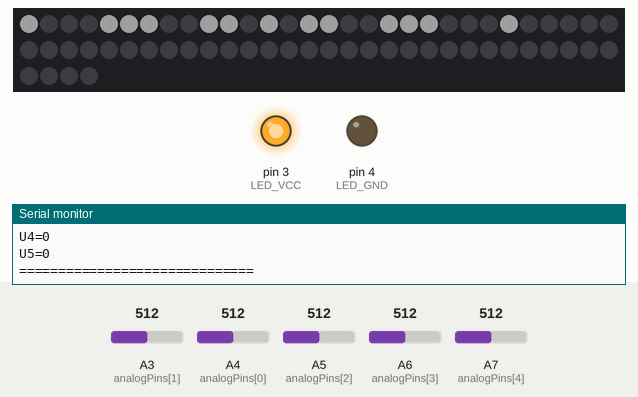
This sketch was run on a simulated Arduino Nano, built with avr-gcc and run on an emulated ATmega328P. Parts: 64 RGB LEDs in strip order, left to right, continuing on the next row, output pins drawn as LEDs (lit = HIGH), the last lines printed to the serial monitor. Inputs (shaded band) come from the test bench; at power-on: A3 (analogPins[1]) = 512, A6 (analogPins[3]) = 512, A4 (analogPins[0]) = 512, A7 (analogPins[4]) = 512, A5 (analogPins[2]) = 512. Dim RGB values are drawn brighter than linear; colours are those a GRB WS2812 strip shows for the declared byte order; EEPROM starts erased.

Above: at 1.3 s.
1.4 s: A3 (analogPins[1]) set to 716
At 2.1 s:
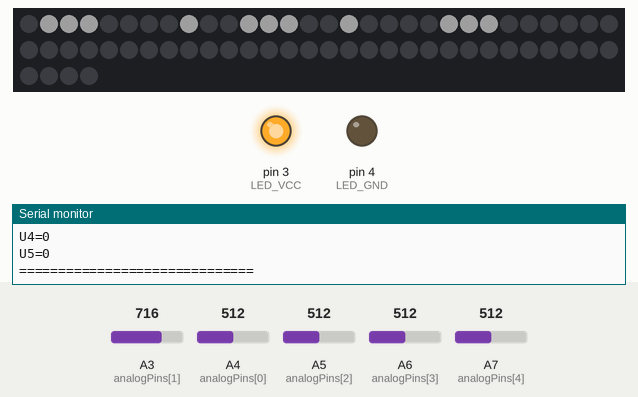
3.2 s: A6 (analogPins[3]) set to 716
4.8 s: A4 (analogPins[0]) set to 716
6.5 s: A7 (analogPins[4]) set to 716
Timing chart, 0 to 9.1 s (numbered marks = the images above; inputs shaded):
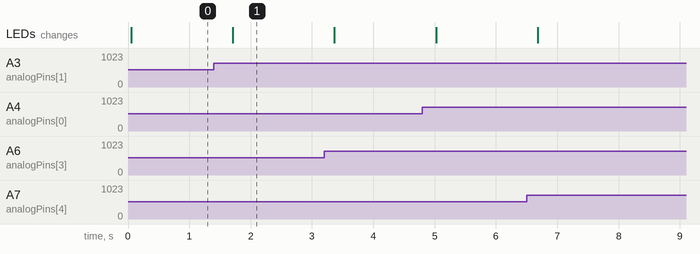

Measured:
- after the input at 1.4 s, the LEDs: change after 0.31 s (image 1)

The sketch:

gear_indicator.ino
```cpp
#include <EEPROM.h>
#include <FastLED.h>

#define NUM_LEDS 64
#define BRIGHTNESS 30
#define R 150
#define G 150
#define B 150
#define LED_VCC 3
#define LED_GND 4
#define LED_PIN 5

CRGB leds[NUM_LEDS];


int led_style = 25;                         // 25 or 64 bits
int current_gear = 0;                       //current gear
int randomcolor = 0;                        //random color
int gear_mode = 6;                          // 5 speeds or 6 speeds
int analogPins[] = { A4, A3, A5, A6, A7 };  //U1,U2,U3,U4,U5
int dtime = 500;
int eeprom_r;
int eeprom_g;
int eeprom_b;

void setup() {
  Serial.begin(9600);  // open the serial port at 9600 bps:

  // read the data from eeprom
  eeprom_r = EEPROM.read(0);
  eeprom_g = EEPROM.read(1);
  eeprom_b = EEPROM.read(2);

  if (eeprom_r == 255 && randomcolor == 1) {
    EEPROM.update(0, 0);    //r
    EEPROM.update(1, 255);  //g
    EEPROM.update(2, 0);    //b
  } else if (eeprom_g == 255 && randomcolor == 1) {
    EEPROM.update(0, 0);    //r
    EEPROM.update(1, 0);    //g
    EEPROM.update(2, 255);  //b
  } else if (randomcolor == 1) {
    EEPROM.update(0, 255);  //r
    EEPROM.update(1, 0);    //g
    EEPROM.update(2, 0);    //b
  }

  if (randomcolor == 1) {
    // read the color data from eeprom
    eeprom_r = EEPROM.read(0);
    eeprom_g = EEPROM.read(1);
    eeprom_b = EEPROM.read(2);

  } else {
    // fixed color data
    EEPROM.update(0, 0);    //r
    EEPROM.update(1, 255);  //g
    EEPROM.update(2, 0);    //b
  }

  pinMode(LED_VCC, OUTPUT);
  pinMode(LED_GND, OUTPUT);

  digitalWrite(LED_VCC, HIGH);
  digitalWrite(LED_GND, LOW);

  FastLED.addLeds<WS2812, LED_PIN, RGB>(leds, NUM_LEDS);
  FastLED.setBrightness(BRIGHTNESS);
}

void loop() {
  // calculate the current gear
  // hall sensors are arranged like this
  //
  //  A7(U5) A4(U1)       A6(U4)
  //    R     1     3     5
  //    │     │     │     │
  //    ┼─────├─────┼─────┼
  //          │     │     │
  //          2     4     6
  //         A3(U2)       A5(U3)
  int hall_1_value = analogRead(analogPins[0]);  // read the analog value on pin A4, value will be between 0 - 1023
  int hall_2_value = analogRead(analogPins[1]);  // read the analog value on pin A1, value will be between 0 - 1023
  int hall_3_value = analogRead(analogPins[2]);  // read the analog value on pin A2, value will be between 0 - 1023
  int hall_4_value = analogRead(analogPins[3]);  // read the analog value on pin A3, value will be between 0 - 1023
  int hall_5_value = analogRead(analogPins[4]);  // read the analog value on pin A3, value will be between 0 - 1023

  int percentage_value_1 = round(abs(hall_1_value - 512) / 5.12);  // convert hall value to range 0-100%
  int percentage_value_2 = round(abs(hall_2_value - 512) / 5.12);  // convert hall value to range 0-100%
  int percentage_value_3 = round(abs(hall_3_value - 512) / 5.12);  // convert hall value to range 0-100%
  int percentage_value_4 = round(abs(hall_4_value - 512) / 5.12);  // convert hall value to range 0-100%
  int percentage_value_5 = round(abs(hall_5_value - 512) / 5.12);  // convert hall value to range 0-100%

  if (percentage_value_1 > 22 && percentage_value_5 > 8) {  // 1 gear
    current_gear = 1;
  } else if (percentage_value_1 > 20 && percentage_value_4 > 5) {  // 3 gear
    current_gear = 3;
  } else if (percentage_value_4 > 10) {  // 5 gear
    current_gear = 5;
  } else if (percentage_value_2 > 5 && percentage_value_3 < 5) {  // 2 gear
    current_gear = 2;
  } else if (percentage_value_2 > 4 && percentage_value_2 < 10 && percentage_value_3 > 4 && percentage_value_3 < 8) {  // 4 gear
    current_gear = 4;
  } else if (percentage_value_1 > 10 && percentage_value_5 > 10) {  // R gear
    current_gear = 7;
  } else if (percentage_value_2 < 8 && percentage_value_3 > 5) {  // 6 gear
    if (gear_mode == 6) {
      current_gear = 6;
    } else {
      current_gear = 7;
    }
  } else {  // n gear
    current_gear = 0;
  }

  Serial.println("==============================");
  Serial.print("Current Gear=");
  Serial.println(current_gear);
  Serial.print("U1=");
  Serial.println(percentage_value_1);
  Serial.print("U2=");
  Serial.println(percentage_value_2);
  Serial.print("U3=");
  Serial.println(percentage_value_3);
  Serial.print("U4=");
  Serial.println(percentage_value_4);
  Serial.print("U5=");
  Serial.println(percentage_value_5);
  Serial.println("==============================");

  boolean debug = 0;
  if (debug) {
    delay(1000);
  }

  int* gear = nullptr;
  int size = 0;

  switch (current_gear) {
    case 0:
      if (led_style == 25) {
        static int gear25[] = { 0, 4, 5, 6, 9, 10, 12, 14, 15, 18, 19, 20, 24 };  // 5 x 5
        gear = gear25;
        size = sizeof(gear25) / sizeof(gear25[0]);
      } else {
        static int gear64[] = { 1, 6, 9, 10, 14, 17, 19, 22, 25, 27, 30, 33, 36, 38, 41, 44, 46, 49, 53, 54, 57, 62 };  // 8 x 8
        gear = gear64;
        size = sizeof(gear64) / sizeof(gear64[0]);
      }
      break;

    case 1:
      if (led_style == 25) {
        static int gear25[] = { 1, 2, 3, 7, 12, 17, 18, 22 };  // 5 x 5
        gear = gear25;
        size = sizeof(gear25) / sizeof(gear25[0]);
      } else {
        static int gear64[] = { 2, 3, 4, 11, 19, 27, 35, 43, 51, 52, 59 };  // 8 x 8
        gear = gear64;
        size = sizeof(gear64) / sizeof(gear64[0]);
      }
      break;

    case 2:
      if (led_style == 25) {
        static int gear25[] = { 1, 2, 3, 8, 11, 12, 13, 16, 21, 22, 23 };  // 5 x 5
        gear = gear25;
        size = sizeof(gear25) / sizeof(gear25[0]);
      } else {
        static int gear64[] = { 1, 2, 3, 4, 5, 6, 14, 21, 26, 27, 28, 33, 41, 49, 54, 58, 59, 60, 61 };  // 8 x 8
        gear = gear64;
        size = sizeof(gear64) / sizeof(gear64[0]);
      }
      break;

    case 3:
      if (led_style == 25) {
        static int gear25[] = { 1, 2, 3, 6, 11, 12, 13, 16, 21, 22, 23 };  // 5 x 5
        gear = gear25;
        size = sizeof(gear25) / sizeof(gear25[0]);
      } else {
        static int gear64[] = { 2, 3, 4, 5, 9, 14, 17, 25, 34, 35, 36, 41, 49, 54, 58, 59, 60, 61 };  // 8 x 8
        gear = gear64;
        size = sizeof(gear64) / sizeof(gear64[0]);
      }
      break;

    case 4:
      if (led_style == 25) {
        static int gear25[] = { 3, 6, 11, 12, 13, 16, 18, 21, 23 };  // 5 x 5
        gear = gear25;
        size = sizeof(gear25) / sizeof(gear25[0]);
      } else {
        static int gear64[] = { 2, 10, 17, 18, 19, 20, 21, 22, 26, 30, 34, 37, 42, 44, 50, 51, 58 };  // 8 x 8
        gear = gear64;
        size = sizeof(gear64) / sizeof(gear64[0]);
      }
      break;

    case 5:
      if (led_style == 25) {
        static int gear25[] = { 1, 2, 3, 6, 11, 12, 13, 18, 21, 22, 23 };  // 5 x 5
        gear = gear25;
        size = sizeof(gear25) / sizeof(gear25[0]);
      } else {
        static int gear64[] = { 2, 3, 4, 5, 9, 14, 17, 25, 34, 35, 36, 37, 38, 46, 54, 57, 58, 59, 60, 61, 62 };  // 8 x 8
        gear = gear64;
        size = sizeof(gear64) / sizeof(gear64[0]);
      }
      break;

    case 6:
      if (led_style == 25) {
        static int gear25[] = { 1, 2, 3, 6, 8, 11, 12, 13, 18, 21 };  // 5 x 5
        gear = gear25;
        size = sizeof(gear25) / sizeof(gear25[0]);
      } else {
        static int gear64[] = { 2, 3, 4, 5, 9, 14, 17, 22, 25, 30, 34, 35, 36, 37, 38, 46, 49, 54, 58, 59, 60, 61 };  // 8 x 8
        gear = gear64;
        size = sizeof(gear64) / sizeof(gear64[0]);
      }
      break;

    case 7:
      if (led_style == 25) {
        static int gear25[] = { 0, 4, 6, 9, 10, 11, 12, 13, 15, 19, 20, 21, 22, 23 };  // 5 x 5
        gear = gear25;
        size = sizeof(gear25) / sizeof(gear25[0]);
      } else {
        static int gear64[] = { 1, 6, 10, 14, 19, 22, 28, 30, 34, 35, 36, 37, 38, 41, 46, 49, 54, 58, 59, 60, 61, 62 };  // 8 x 8
        gear = gear64;
        size = sizeof(gear64) / sizeof(gear64[0]);
      }
      break;
      // Add more cases here for other gears

    default:
      // Optionally, you can add a default case to handle unexpected values
      break;
  }

    FastLED.clear();


    // Set LED colors based on the current gear pattern
    for (int i = 0; i < size; i++) {
      if (gear[i] < NUM_LEDS) {
        leds[gear[i]] = CRGB(eeprom_g, eeprom_r, eeprom_b);
      }
    }

    FastLED.show();

  delay(dtime);

}
```
